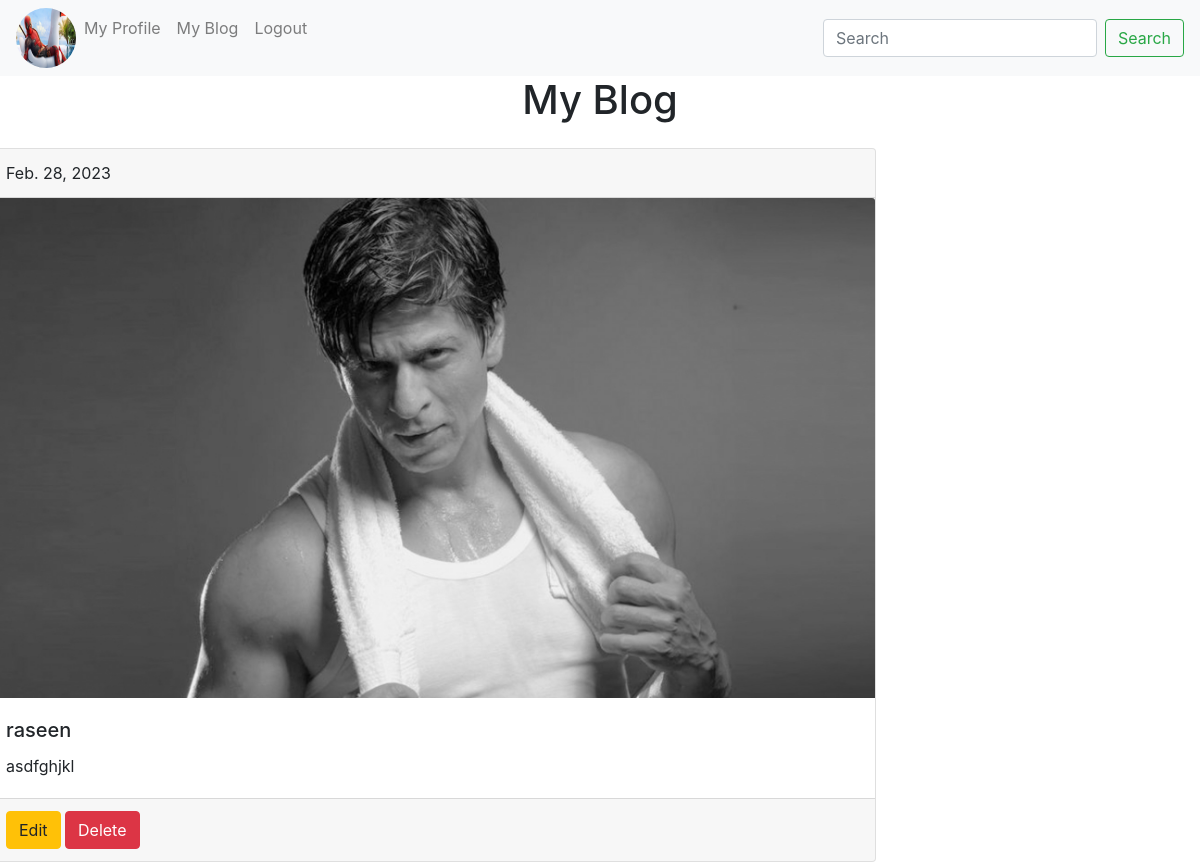
Page /user/myblog/ (signed in) on the committed database.
### account/models.py (models this page shows, shortened)
class UserProfile(models.Model):
    age=models.IntegerField()
    options=(
        ('Male','Male'),
        ('Female','Female'),
        ('Others','Others')
    )
    gender=models.CharField(max_length=100,choices=options,default="Male")
    phone=models.IntegerField()
    profile_pic=models.ImageField(upload_to="Profile_pictures")
    user=models.OneToOneField(User,on_delete=models.CASCADE,related_name="p_user")

class Blogs(models.Model):
    title=models.CharField(max_length=100)
    description=models.CharField(max_length=500)
    image=models.ImageField(upload_to="blog_images")
    date=models.DateField(auto_now_add=True)
    user=models.ForeignKey(User,on_delete=models.CASCADE,related_name="blog")
    liked_by=models.ManyToManyField(User,related_name="likes",null=True)

### user/views.py (the view)
# urls.py: path('myblog/',MyBlogView.as_view(),name="mblog"),
class MyBlogView(TemplateView):
    template_name="myblog.html"
    def get_context_data(self, **kwargs):
        context=super().get_context_data(**kwargs)
        context["data"]=Blogs.objects.filter(user=self.request.user).order_by('-date')
        return context

### user/templates/myblog.html (shortened to what this page needs)
{% extends 'nav.html' %}
{% block nav %}
<h1 class="text-center">My Blog</h1>
   <div class="row">
      {% for i in data%}
      <div class="card mt-3 big-light" style="width: 100;">
        <div class="card-header">
              <span>
                    {{i.date}}
              </span>
        </div>
       {% if i.image.url %}
        <img class="card-img-top" src="{{i.image.url}}" height="500px" alt="Card image cap">
        {%endif%}
        <div class="card-body">
          <h5 class="card-title">{{i.title}}</h5>
          <p class="card-text">{{i.description}}</p>
        </div>
        <div class="card-footer">
            <a href="{% url 'editb' i.id%}" class="btn btn-warning">Edit</a>
            <a href="{% url 'delb' i.id%}" class="btn btn-danger">Delete</a>
        </div>
   </div>
      {%endfor%}
   </div>
{% endblock nav %}

### user/templates/nav.html (shortened to what this page needs)
<!doctype html>
<html lang="en">
  <head>
    <link rel="stylesheet" href="https://stackpath.bootstrapcdn.com/bootstrap/4.3.1/css/bootstrap.min.css">
  </head>
  <body>
    <nav class="navbar navbar-expand-lg navbar-light bg-light">
        <div class="collapse navbar-collapse" id="navbarSupportedContent">
          <ul class="navbar-nav mr-auto">
            {% if request.user.p_user %}
            <img class="rounded-circle" style="width: 60px;" height="60px" src="{{request.user.p_user.profile_pic.url}}" alt="Card image cap">
            {%endif%}
            <li class="nav-item">
                <a class="nav-link" href="{% url 'pro' %}">My Profile</a>
              </li>
              <li class="nav-item">
                <a class="nav-link" href="{% url 'mblog' %}">My Blog</a>
              </li>
              <li class="nav-item">
                <a class="nav-link" href="{% url 'logout' %}">Logout</a>
              </li>
          </ul>
          <form class="form-inline my-2 my-lg-0">
            <input class="form-control mr-sm-2" type="search" placeholder="Search" aria-label="Search">
            <button class="btn btn-outline-success my-2 my-sm-0" type="submit">Search</button>
          </form>
        </div>
      </nav>
      {% block nav %}
      {% endblock nav %}
  </body>
</html>

### rows in the picture
Blogs: date "Feb. 28, 2023", image (picture), title "raseen", description "asdfghjkl"
